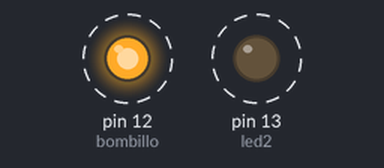
A sketch run on a simulated Arduino Uno, built with avr-gcc and run on an emulated ATmega328P. Shown: output pins drawn as LEDs (lit = HIGH). Dashed ring = blinking.

Above: at 0.2 s.
Timing chart, 0 to 3.0 s (numbered marks = the images above):
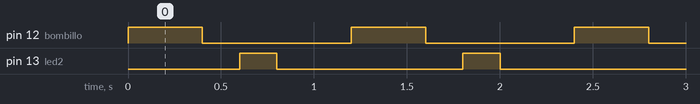

The sketch:

arduicode.ino
```cpp
int bombillo = 12;
int led2 = 13;
int espera = 200;
void setup(){
  pinMode(bombillo, OUTPUT);
  pinMode(led2, OUTPUT);
}

void loop(){
  digitalWrite(bombillo, HIGH);
  delay(espera * 2);
  digitalWrite(bombillo, LOW);
  delay(espera);

  digitalWrite(led2, HIGH);
  delay(espera);
  digitalWrite(led2, LOW);
  delay(espera * 2);
}
```

Measured:
- by itself, pin 12 (bombillo): alternates HIGH for 0.40 s and LOW for 0.80 s
- by itself, pin 13 (led2): alternates HIGH for 0.20 s and LOW for 1.0 s
- by itself, everything shown: repeats every 1.2 s, in 4 steps
